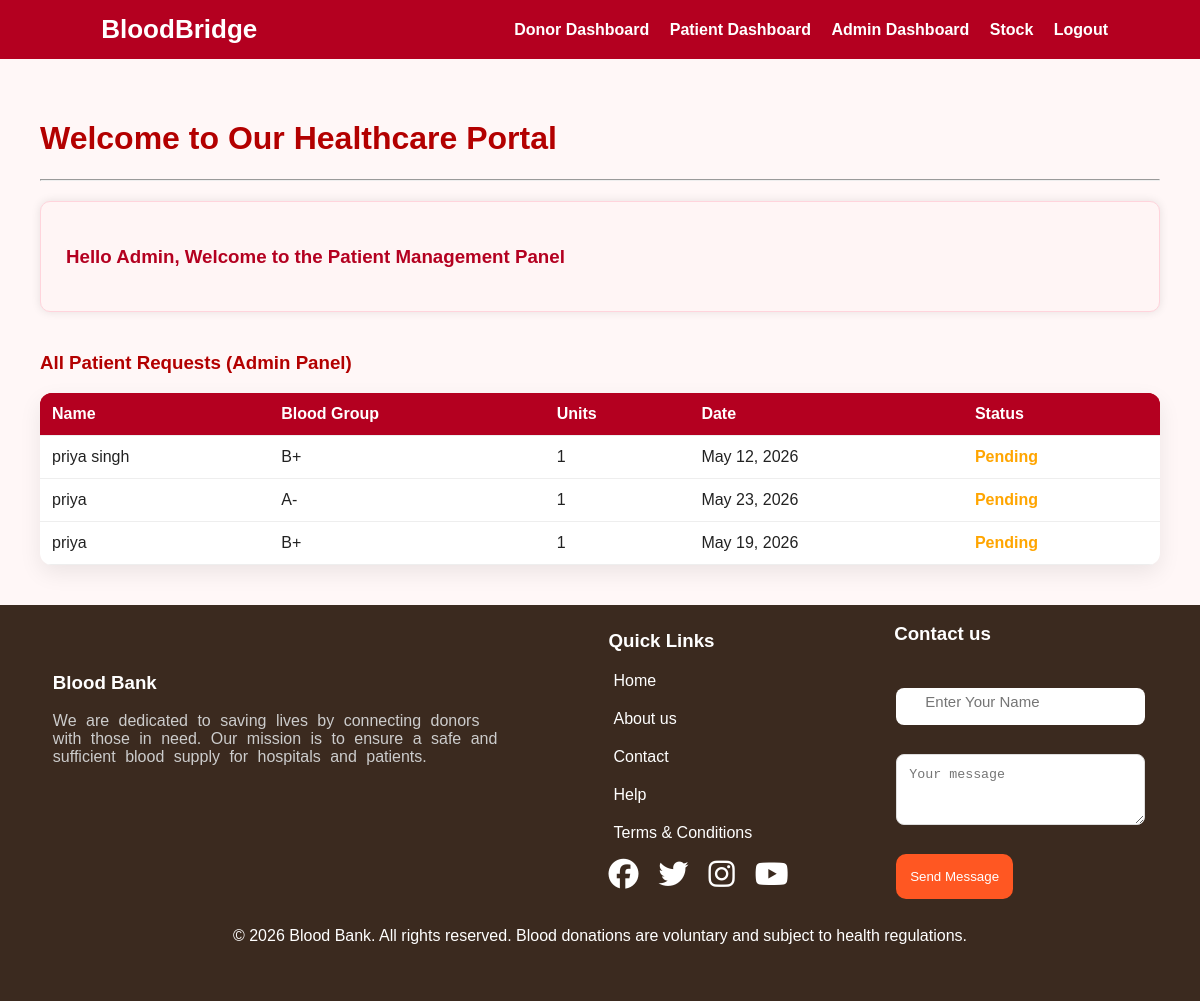
/patient/dashboard/ (signed in), run on the app's committed database.
### core/models.py (models this page shows, shortened)
class BloodRequest(models.Model):
    fullname = models.CharField(max_length=100)
    age = models.PositiveIntegerField()
    bloodgroup = models.CharField(max_length=5, choices=BLOOD_GROUPS)
    units = models.PositiveIntegerField(default=1)
    date = models.DateField()
    contact = models.CharField(max_length=10, null=True, blank=True)
    email = models.EmailField(null=True, blank=True)
    address = models.TextField(blank=True, null=True)
    status = models.CharField(max_length=20, choices=STATUS_CHOICES, default='Pending')
    created_at = models.DateTimeField(auto_now_add=True)

### core/views.py (the view, shortened to what this page needs)
# urls.py: path('patient/dashboard/', views.patientdashboard, name='patientdashboard'),
def patientdashboard(request):
    if request.session.get('role') == "admin":
        requests = BloodRequest.objects.all().order_by('-id')
        return render(request, 'patientdashboard.html', {
            'requests': requests
        })

### templates/patientdashboard.html (shortened to what this page needs)
{% extends 'base.html' %}
{% block content %}
<div class="container" style="padding:40px;">
    <h1 style="color:#b30000;">Welcome to Our Healthcare Portal</h1>
    <hr>
    <div class="card" style="
        padding:25px;
        border-radius:10px;
        background:#fff5f5;
        margin-top:20px;
        box-shadow:0 0 10px rgba(0,0,0,0.1);
    ">
        {% if request.session.role == "admin" %}
    <h3>Hello Admin, Welcome to the Patient Management Panel</h3>
     {% else %}
       <h3>Hello {{ request.session.user_name }}</h3>
       {% endif %}
    </div>
    <div id="history" style="margin-top:40px;">
        {% if request.session.role == "admin" %}
    <h3 style="color:#b30000;">All Patient Requests (Admin Panel)</h3>
{% else %}
    <h3 style="color:#b30000;">Your Request History</h3>
{% endif %}
        <table class="table table-bordered table-striped" style="margin-top:15px;">
            <thead style="background:#b30000; color:white;">
                <tr>
                    <th>Name</th>
                    <th>Blood Group</th>
                    <th>Units</th>
                    <th>Date</th>
                    <th>Status</th>
                </tr>
            </thead>
            <tbody>
                {% for r in requests %}
                <tr>
                    <td>{{ r.fullname }}</td>
                    <td>{{ r.bloodgroup }}</td>
                    <td>{{ r.units }}</td>
                    <td>{{ r.date }}</td>
                    <td>
                        {% if r.status == "Approved" %}
                            <span class="badge bg-success">
                                Approved
                            </span>
                        {% elif r.status == "Rejected" %}
                            <span class="badge bg-danger">
                                Rejected
                            </span>
                        {% else %}
                             <span style="color:orange;font-weight:bold;">
                                Pending
                            </span>
                        {% endif %}
                    </td>
                </tr>
                {% empty %}
                <tr>
                    <td colspan="5" style="text-align:center;">
                        No blood request history yet
                    </td>
                </tr>
                {% endfor %}
            </tbody>
        </table>
    </div>
</div>
{% endblock %}

### static/css/style.css (style rules this page uses)
* { box-sizing:border-box }
body { margin:0;font-family:Arial,Helvetica,sans-serif;background:#fff7f7;color:#222 }
.container { padding:35px 7% }
.card { background:#fff;border-radius:14px;padding:24px;box-shadow:0 10px 28px rgba(0,0,0,.08);border:1px solid #ffd4dc }
.card h3 { color:#b40020 }
table { width:100%;border-collapse:collapse;background:#fff;border-radius:12px;overflow:hidden;box-shadow:0 8px 22px rgba(0,0,0,.08) }
th,td { padding:12px;border-bottom:1px solid #eee;text-align:left }
th { background:#b40020;color:#fff }

### data on the page
BloodRequest: fullname "priya singh", bloodgroup "B+", units "1", date "May 12, 2026", status "Pending"
BloodRequest: fullname "priya", bloodgroup "A-", units "1", date "May 23, 2026", status "Pending"
BloodRequest: fullname "priya", bloodgroup "B+", units "1", date "May 19, 2026", status "Pending"
